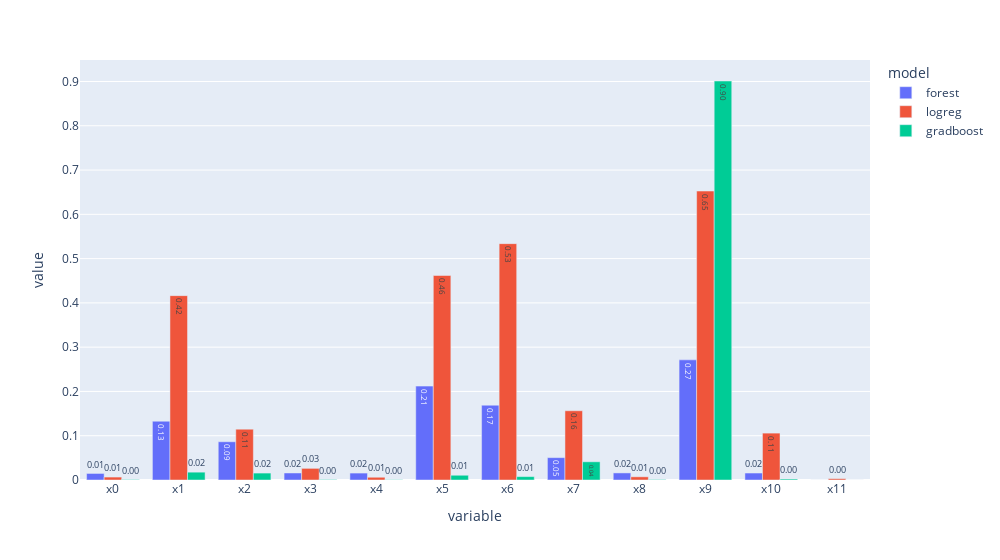

Notebook cell for this chart:
### Code cell
# melt - переворачивает таблицу, чтобы названия колонок стали категориями (в новой колонке variable, значения в value)
# id_vars - колонки, которые и так являются категориями и которые нужно сохранить как категории
FeatureImportance.melt(id_vars = ['model'])

# plt.figure( figsize=(12, 4))
# _ = seaborn.barplot(data = FeatureImportance.melt(id_vars = ['model']), x = 'variable', y = 'value', hue ='model') 
# _.set_yscale("log")     # логарифмическая шкала для наглядности
# # столбчатая диаграмма важности признаков
# plt.figure(  figsize=(5,3) )
# seaborn.barplot(data = FeatureImportance, x=FeatureImportance.columns)

px.bar(FeatureImportance.melt(id_vars = ['model']), x = 'variable', y = 'value', 
       color ='model',          # кодировать цветом доп. категорию категорию
       barmode="group",         # показывать столбцы с разными доп. категориями  рядом
       text_auto='.2f',         # подписывать основные значения (высоты столбцов) с такими форматом 
       width=1000).show()

print("Значения важности для разных моделей сравнивать непосредственно нельзя, только ранжировать! ")

### Figure 1 — Plotly figure (JSON) as saved in the notebook; plotly's stock layout.template omitted (floating-point values rounded to 4 significant figures)
{"data": [{"alignmentgroup": "True", "hovertemplate": "model=forest<br>variable=%{x}<br>value=%{y}<extra></extra>", "legendgroup": "forest", "marker": {"color": "#636efa", "pattern": {"shape": ""}}, "name": "forest", "offsetgroup": "forest", "orientation": "v", "showlegend": true, "textposition": "auto", "texttemplate": "%{y:.2f}", "type": "bar", "x": ["x0", "x1", "x2", "x3", "x4", "x5", "x6", "x7", "x8", "x9", "x10", "x11"], "xaxis": "x", "y": [0.0148, 0.1328, 0.08638, 0.01586, 0.01565, 0.212, 0.1689, 0.0505, 0.01598, 0.2713, 0.01575, 0], "yaxis": "y"}, {"alignmentgroup": "True", "hovertemplate": "model=logreg<br>variable=%{x}<br>value=%{y}<extra></extra>", "legendgroup": "logreg", "marker": {"color": "#EF553B", "pattern": {"shape": ""}}, "name": "logreg", "offsetgroup": "logreg", "orientation": "v", "showlegend": true, "textposition": "auto", "texttemplate": "%{y:.2f}", "type": "bar", "x": ["x0", "x1", "x2", "x3", "x4", "x5", "x6", "x7", "x8", "x9", "x10", "x11"], "xaxis": "x", "y": [0.006618, 0.4164, 0.1147, 0.0263, 0.006199, 0.4618, 0.5338, 0.1564, 0.007207, 0.6526, 0.1059, 0.002975], "yaxis": "y"}, {"alignmentgroup": "True", "hovertemplate": "model=gradboost<br>variable=%{x}<br>value=%{y}<extra></extra>", "legendgroup": "gradboost", "marker": {"color": "#00cc96", "pattern": {"shape": ""}}, "name": "gradboost", "offsetgroup": "gradboost", "orientation": "v", "showlegend": true, "textposition": "auto", "texttemplate": "%{y:.2f}", "type": "bar", "x": ["x0", "x1", "x2", "x3", "x4", "x5", "x6", "x7", "x8", "x9", "x10", "x11"], "xaxis": "x", "y": [0.001046, 0.01768, 0.01565, 0.001049, 0.0006401, 0.01073, 0.007634, 0.04114, 0.001116, 0.9011, 0.002191, 0], "yaxis": "y"}], "layout": {"barmode": "group", "legend": {"title": {"text": "model"}, "tracegroupgap": 0}, "margin": {"t": 60}, "width": 1000, "xaxis": {"anchor": "y", "domain": [0, 1], "title": {"text": "variable"}}, "yaxis": {"anchor": "x", "domain": [0, 1], "title": {"text": "value"}}}}
